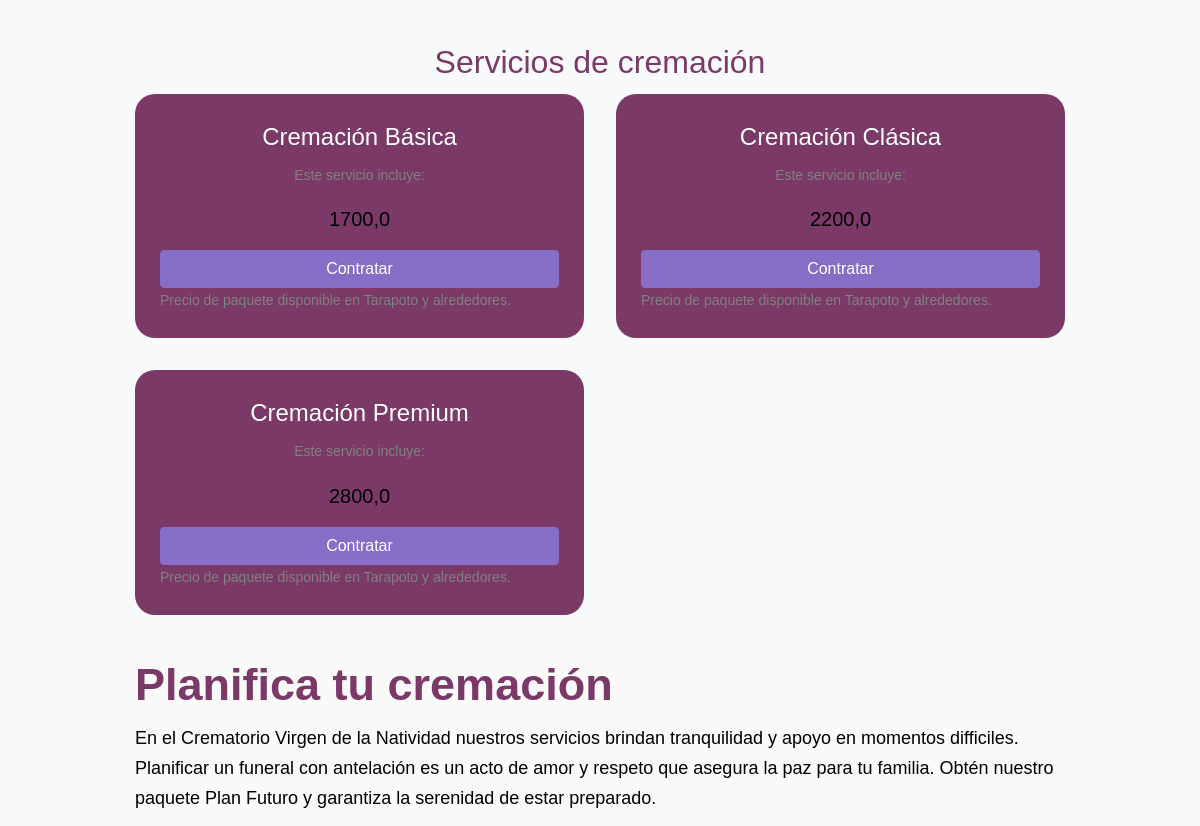
The app's page / (middle part), older data.
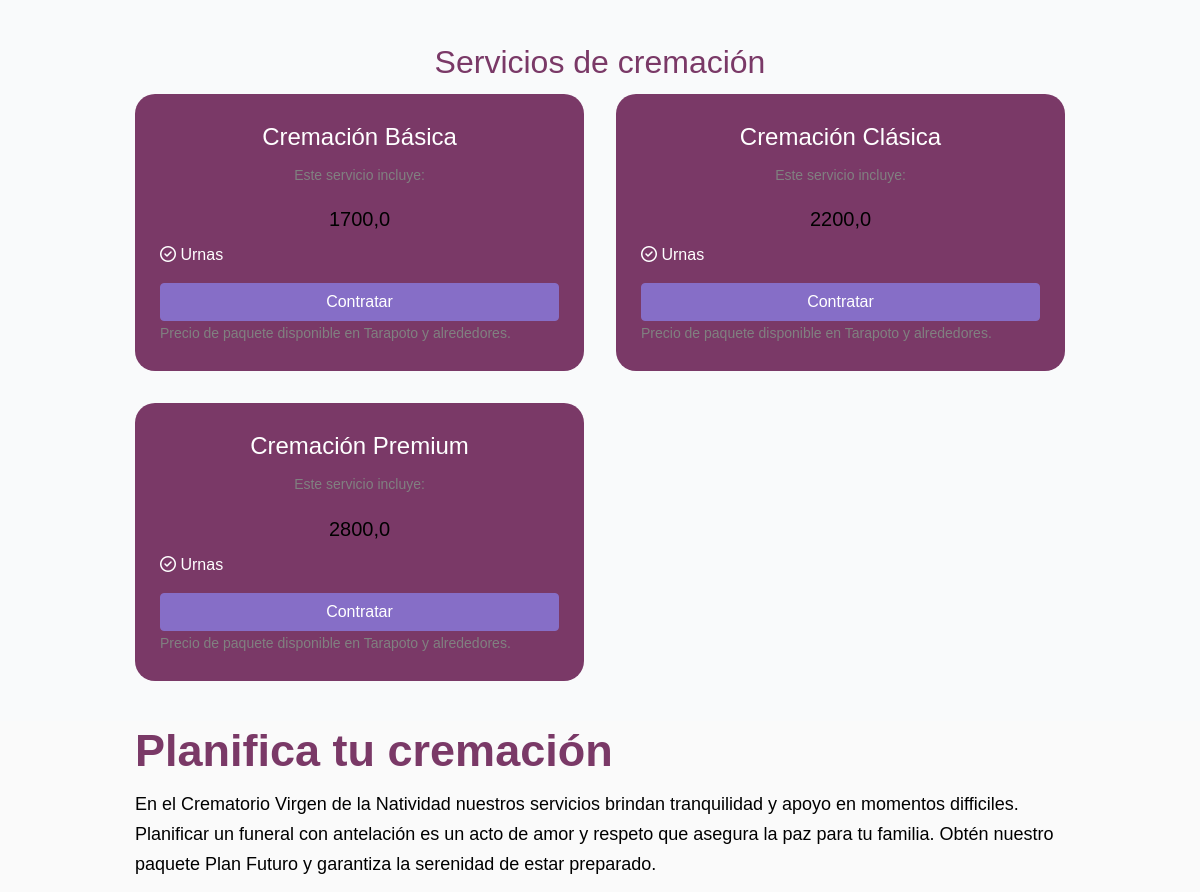
The same page, newer data.
### catalogo/models.py (models this page shows, shortened)
class ModelsPlanes(models.Model):
    name_plan = models.CharField(max_length=255, unique=True, verbose_name='Nombre Plan')
    description_plan = models.TextField(verbose_name='Descripción del Plan')
    price_plan = models.FloatField(verbose_name='Precio Plan')
    state_plan = models.BooleanField(default=True)
    date_create_plan = models.DateField(auto_now_add=True)
    class Meta:
        verbose_name = 'Plan'
        verbose_name_plural = 'Planes'

class ModelsProduct(models.Model):
    name_product = models.CharField(max_length=155,  verbose_name='Nombre Producto')
    descriptions_product = models.TextField(verbose_name='Descripción de Producto')
    price_product =  models.FloatField(verbose_name='Precio Producto')
    stock_product = models.IntegerField()
    planes =  models.ManyToManyField(ModelsPlanes, related_name='planes' )
    state_product = models.BooleanField(default=True)
    slug_product = models.SlugField(max_length=255, unique=True, blank=True)
    date_create_product = models.DateField(auto_now_add=True)
    class Meta:
        verbose_name ='Producto'
        verbose_name_plural = 'Productos'

### base/views.py (the view)
# urls.py: path('', PaginaPrincipal.as_view(), name='crematorio'),
class PaginaPrincipal(TemplateView):
    template_name = 'index-crematorio.html'
    def get_context_data(self, **kwargs):
        context = super().get_context_data(**kwargs)
        context['planes'] =  ModelsPlanes.objects.prefetch_related('planes').all()
        return context

### base/templates/index-crematorio.html (shortened to what this page needs)
{% load static %}
<!DOCTYPE html>
<html lang="en">
<head>
    <link rel="stylesheet" href="https://stackpath.bootstrapcdn.com/font-awesome/4.7.0/css/font-awesome.min.css">
    <link rel="stylesheet" href="{% static 'css/style.css' %}">
    <link rel="stylesheet" href="{% static 'css/style-fallecido.css' %}">
    <link rel="stylesheet" href="{% static 'css/style-mural.css' %}">
    <link rel="stylesheet" href="{% static 'css/style-store.css' %}">
    <link rel="stylesheet" href="{% static 'css/style-details-product.css' %}">
    <link rel="stylesheet" href="{% static 'css/style-fq.css' %}">
    <link rel="stylesheet" href="https://cdnjs.cloudflare.com/ajax/libs/font-awesome/6.7.1/css/all.min.css"
 />
    <link rel="stylesheet" href="{% static 'css/style-convenios.css' %}">
    <link rel="stylesheet" type="text/css" href="https://cdn.jsdelivr.net/npm/slick-carousel/slick/slick.css"/>
    <link rel="stylesheet" type="text/css" href="https://cdn.jsdelivr.net/npm/slick-carousel/slick/slick-theme.css"/>
</head>
<body>
    <main>
        {% block c-general %}
        {% include 'index-servicios.html' %}
        {% include 'index-planificacion.html'%}
        {% endblock %}
    </main>
</body>
</html>

### base/templates/index-servicios.html
<div class="c-servicios" style="padding: 40px 0px;">
    <div class="container">
        <h2 class="text-center title-pc-page">Servicios de cremación</h2>
        <div class="grid-servicios">
            {% for i in planes %}
            <div class="item-servicios">
                <div>
                    <h4 class="text-center title-plan-services">{{ i.name_plan }}</h4>
                    <p class="text-center">Este servicio incluye:</p>
                    <div>
                        <h5 class="text-center">{{ i.price_plan }}</h5>
                    </div>
                    <ul>
                        {% for j in i.planes.all %}
                        <li><i class="fa-regular fa-circle-check"></i> {{ j.name_product }}</li>
                        {% endfor %}
                    </ul>
                </div>
                <div>
                    <button class="btn btn-primary" style="width: 100%;" >Contratar</button> <br>
                    <span>Precio de paquete disponible en Tarapoto y alrededores.</span>
                </div>
            </div>
            {% endfor %}
        </div>
    </div>
</div>

Row changes from the older to the newer data that the page shows:
added ModelsProduct: name_product "Urnas"
